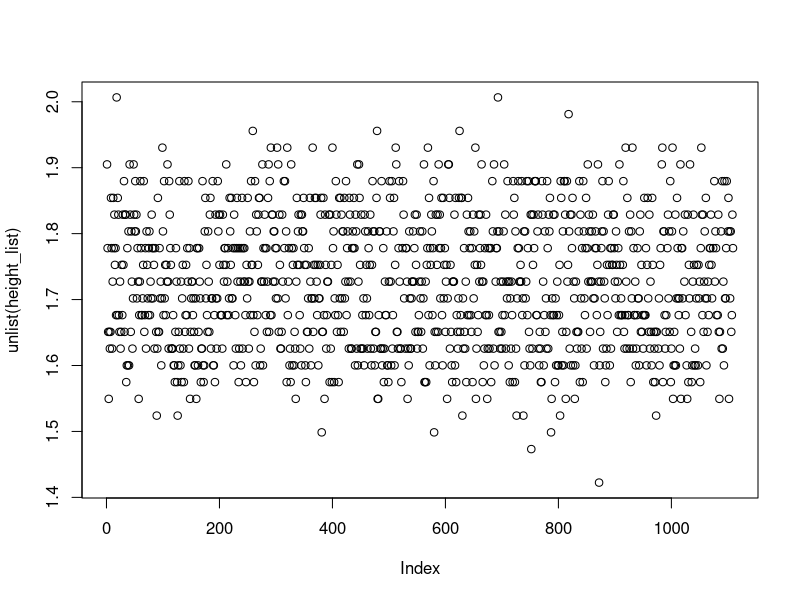
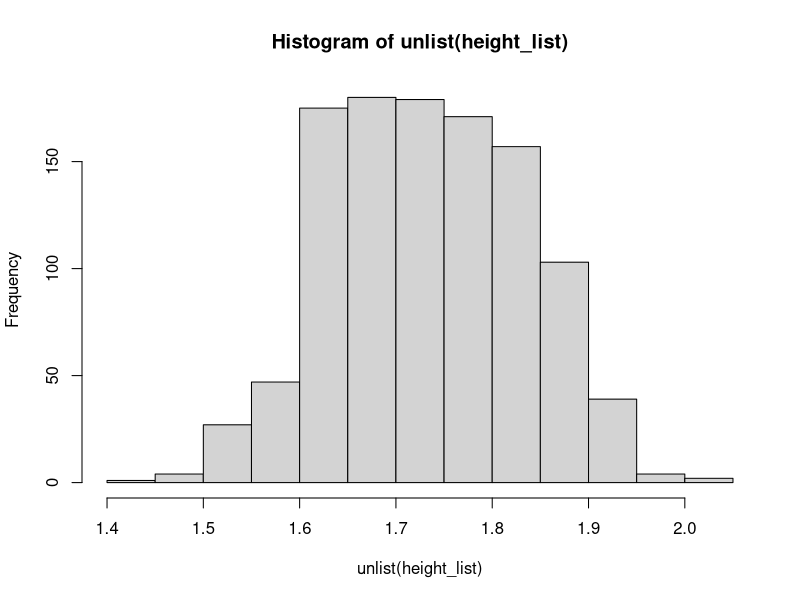

The R script that drew these images, in order: (Note: this script raises an error after producing the figures.)
## ---- chunk 1
# PGPBasicPhenotypesSurvey2015-20180819174645.csv file is in Personal_Genome_Project directory (CWD)
# Has columns of Participant, Height, Weight, *BUT NOT* Gender
height_CSV <- read.csv(file="PGPBasicPhenotypesSurvey2015-20180819174645.csv", header=TRUE, sep=",")
# Has Gender, but not height or weight
gender_CSV <- read.csv(file="PGPParticipantSurvey-20180819174510.csv", header=TRUE, sep=",")

# These are the ENTIRE CSV documents, so we need to slice them down
# height_CSV
# gender_CSV

# the lengths of these CSVs are mis-matched, BUT they have participant names in common
print('rows of height CSV')
length(height_CSV$Height)
print('rows of gender CSV')
length(gender_CSV$Gender)

# lengths are different and rows are mis-matched, BUT participants names shared
print('participant names for height CSV')
height_CSV$Participant[1:20]
print('participant names for weight CSV')
gender_CSV$Participant[1:20]

# the '$' allows you to select an element of interest
# square brackets select the rows of interest
# print('first 20 heights')
# height_CSV$Height[1:20]
# print('first 20 genders')
# gender_CSV$Gender[1:20]
height_CSV$Participant[1]
gender_CSV$Participant[1]
height_CSV$Height[1]
gender_CSV$Gender[1]
## ---- chunk 2
# heights need to be converted from FEET'INCHES" format (6'3") ==> single-dicit numeric 
# HOWEVER, the different formats need to be taken into account
# looks like I'll need to create a function to clean this up
# standard height
heights <- height_CSV$Height
heights[1]
# double single quotes instead of double quotes
heights[18]
# blank
heights[89]
# range of height
heights[796]
# triple single quotes
heights[918]
#length(height_CSV$Height)
#length(height_CSV$Participant)
heights[1:10]
## ---- chunk 3
# function that takes height (feet'inches") and returns meters
return_meters <- function(height)
{
  inches <- NA
  feet <- NA
  feet <- substring(height,1,1)
  
  second_block <- substring(height,3,4)
  second_block_second_digit <- substring(second_block,2,2)
  second_block_first_digit <- substring(second_block,1,1)
  if (grepl("\\d", feet))
  {
    if (grepl("\\d",second_block_second_digit))
    {
      #print("both digits triggered")
      inches <- second_block
    }
    else if (grepl("\\d",second_block_first_digit))
    {
      #print("first digit triggered")
      inches <- substr(second_block,1,1)
    }
    else 
    {
      #print("something else")
    }
  }
  feet_to_meters <- as.numeric(feet) * 0.3048
  inches_to_meters <- as.numeric(inches) * 0.0254
  meters <- feet_to_meters + inches_to_meters
  return(meters)
}
# print(return_meters("6'4"))
## ---- chunk 4
i <- 1
participant_length <- length(height_CSV$Participant)
height_length <- length(height_CSV$Height)
height_list <- list()
while(i <= participant_length)
{
  #print(i)
  current_participant <- as.character(height_CSV$Participant[i])
  current_height <- return_meters(height_CSV$Height[i])
  height_list[[current_participant]] <- current_height
  i <- i + 1
}
height_list[1:10]
# plot
plot(unlist(height_list))
# histogram
hist(unlist(height_list))
length(height_list)
#length(unique(height_list))
## ---- chunk 5
# function that returns gender
returngender <- function(current_gender)
{
  if (grepl("Female", current_gender))
  {
    #print("Female")
    gender <- "Female"
  }
  else if (grepl("female", current_gender))
  {
    #print("Female")
    gender <- "Female"
  }
  else if (grepl("woman", current_gender))
  {
    #print("Female")
    gender <- "Female"
  }
  else if (grepl("Male", current_gender))
  {
    #print("Male")
    gender <- "Male"
  }
  else if (grepl("male", current_gender))
  {
    #print("Male")
    gender <- "Male"
  }
  else {
    gender <- NA
  }
  return(gender)
}
## ---- chunk 6
# get a list of genders
i <- 1
participant_length <- length(gender_CSV$Participant)
gender_length <- length(gender_CSV$Gender)
gender_list <- list()
while (i <= gender_length)
{
  current_gender <- gender_CSV$Gender[i]
  current_participant <- as.character(gender_CSV$Participant[i])
  gender_list[[current_participant]] <- returngender(current_gender)
  i <- i + 1
}
length(gender_list)
gender_list[1:10]
## ---- chunk 7
# calculate the average heights for men and women
i <- 1
female_height_sum <- 0
female_count <- 0
male_height_sum <- 0
male_count <- 0

while (i <= length(height_and_gender$Gender))
{
  current_height <- height_and_gender$Height[i]
  # print(i)
  if (height_and_gender$Gender[i] == "Female")
  {
    #print("Female")
    female_count <- female_count + 1
    female_height_sum <- female_height_sum + as.numeric(current_height)
    #print(current_height)
  }
  else if (height_and_gender$Gender[i] == "Male")
  {
    #print("Male")
    male_count <- male_count + 1
    male_height_sum <- male_height_sum + as.numeric(current_height)
  }
  i <- i + 1
}
male_height_average <- male_height_sum / male_count
female_height_average <- female_height_sum / female_count
print("male height average")
print(male_height_average)
#print(male_count)
print("female height average")
print(female_height_average)
#print(female_count)
